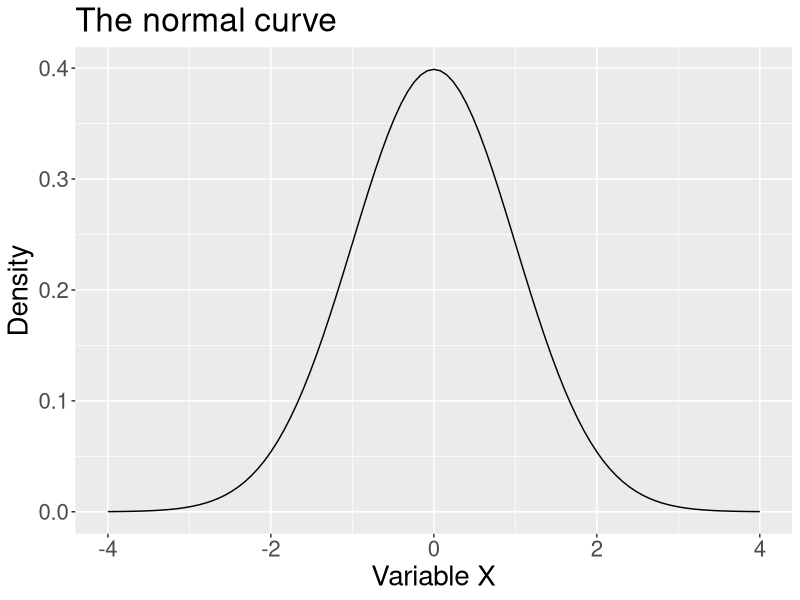
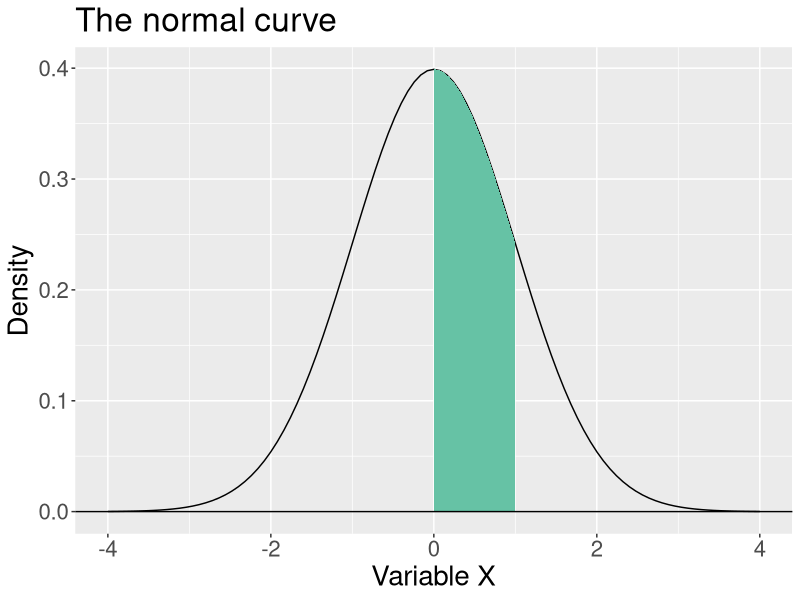
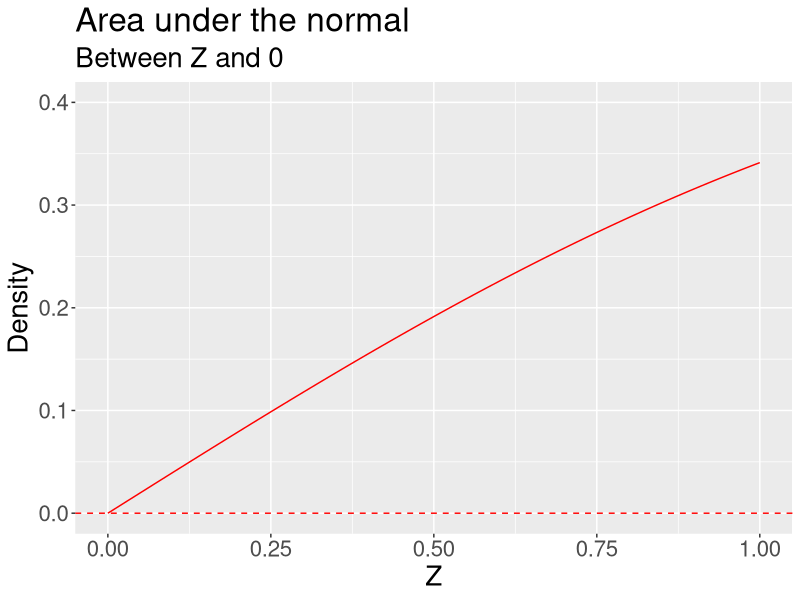
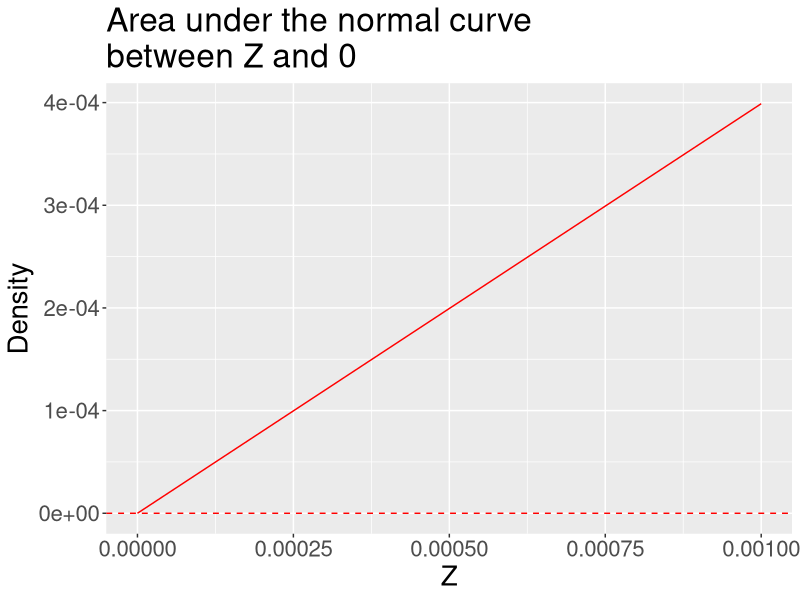
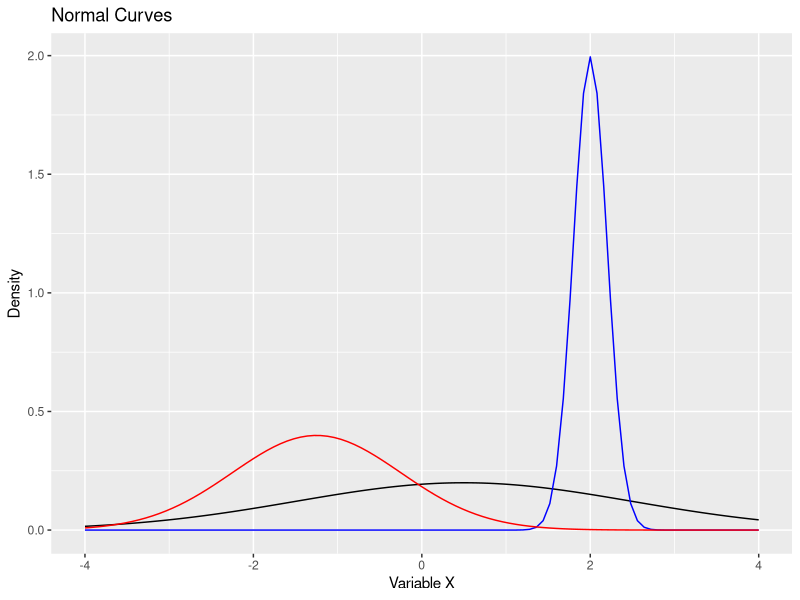
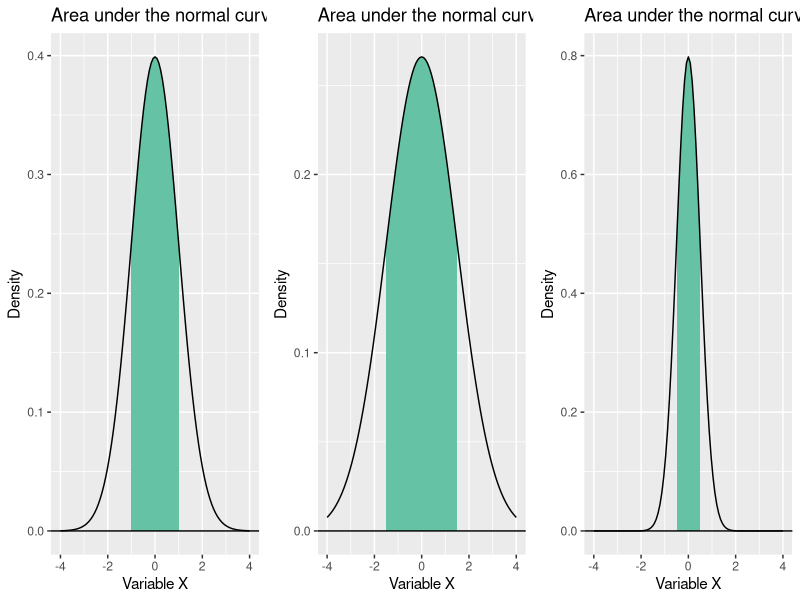
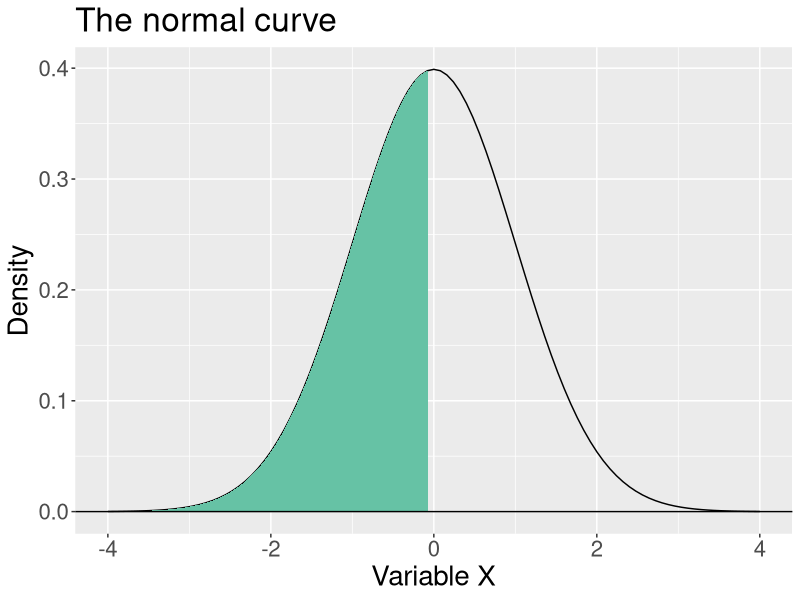
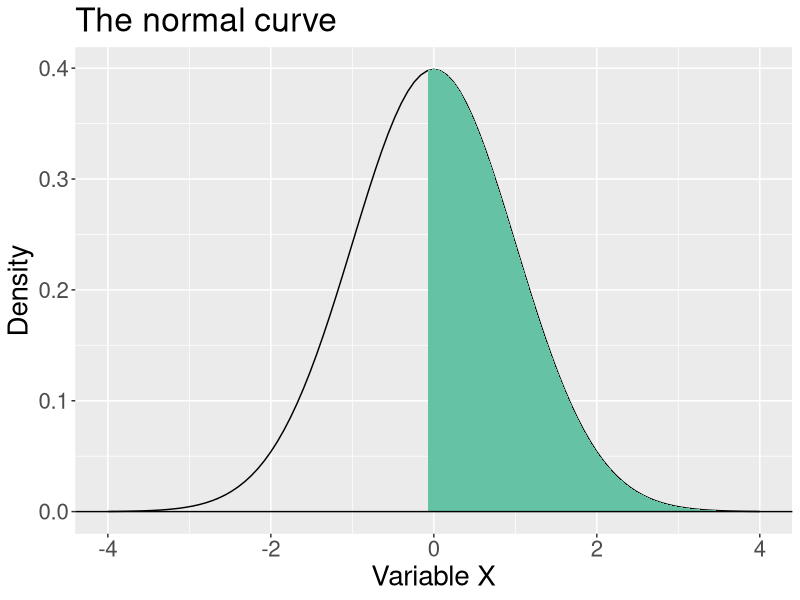

Here is the R script that generated these plots, in order:
## ---- chunk 1
library(tidyverse)
library(ggpubr)
library(knitr)
colors = RColorBrewer::brewer.pal(4, "Set2")
## ---- chunk 2
ggplot(data.frame(x = seq(-4, 4)), aes(x)) +
  stat_function(fun = function(x) dnorm(x)) +
  scale_x_continuous("Variable X") +
  scale_y_continuous("Density")+
  ggtitle("The normal curve") +
  theme(text = element_text(size = 20))
## ---- chunk 3
ggplot(data.frame(x = seq(-4, 4)), aes(x)) +
  stat_function(fun = function(x) dnorm(x)) + 
  stat_function(fun = function(x) dnorm(x) , 
                xlim = c(0, 1),
                geom = "area", fill = colors[1]) + 
  geom_hline(aes(yintercept = 0))+
  scale_x_continuous("Variable X") + scale_y_continuous("Density")+ggtitle("The normal curve") + theme(text = element_text(size =20))
## ---- chunk 4
ggplot(data.frame(x = seq(0, 1)), aes(x)) +
  stat_function(fun = function(x) pnorm(x)-.5, color = "red") + 
  geom_hline(aes(yintercept = 0), color = "red", linetype = "dashed")+
  scale_x_continuous("Z") +
  scale_y_continuous("Density", limits=c(0,.4)) +
  labs(title = "Area under the normal",
       subtitle = "Between Z and 0") + 
  theme(text = element_text(size = 20))

## ---- chunk 5
ggplot(data.frame(x = seq(0, .001, by =.00005)), aes(x)) +
  stat_function(fun = function(x) pnorm(x)-.5, color = "red") + 
  geom_hline(aes(yintercept = 0), color = "red", linetype = "dashed")+
  scale_x_continuous("Z") +
  scale_y_continuous("Density") +ggtitle("Area under the normal curve\nbetween Z and 0")+ theme(text = element_text(size = 20))

## ---- chunk 6
ggplot(data.frame(x = seq(-4, 4)), aes(x)) +
  stat_function(fun = function(x) dnorm(x, mean = .5, sd = 2)) +
  stat_function(fun = function(x) dnorm(x, mean = 2, sd = .2), color = "blue") +
  stat_function(fun = function(x) dnorm(x, mean = -1.25, sd = 1), color = "red") +
  scale_x_continuous("Variable X") +
  scale_y_continuous("Density") +
  ggtitle("Normal Curves")
## ---- chunk 7
p1 = ggplot(data.frame(x = seq(-4, 4)), aes(x)) +
stat_function(fun = function(x) dnorm(x) , 
                xlim = c(-1, 1),
                geom = "area", fill = colors[1]) +
  stat_function(fun = function(x) dnorm(x)) +
  geom_hline(aes(yintercept = 0)) +
  scale_x_continuous("Variable X") +
  scale_y_continuous("Density")+
  ggtitle("Area under the normal curve")

p2 = ggplot(data.frame(x = seq(-4, 4)), aes(x)) +
stat_function(fun = function(x) dnorm(x, sd = 1.5) , 
                xlim = c(-1.5, 1.5),
                geom = "area", fill = colors[1]) +
  stat_function(fun = function(x) dnorm(x, sd = 1.5)) +
  geom_hline(aes(yintercept = 0)) +
  scale_x_continuous("Variable X") +
  scale_y_continuous("Density")+
  ggtitle("Area under the normal curve")

p3 = ggplot(data.frame(x = seq(-4, 4)), aes(x)) +
stat_function(fun = function(x) dnorm(x, sd = .5) , 
                xlim = c(-.5, .5),
                geom = "area", fill = colors[1]) +
  stat_function(fun = function(x) dnorm(x, sd = .5)) +
  geom_hline(aes(yintercept = 0)) +
  scale_x_continuous("Variable X") +
  scale_y_continuous("Density")+
  ggtitle("Area under the normal curve")

ggarrange(p1, p2, p3, ncol = 3)
## ---- chunk 8
starwars[1:6,1:2]
## ---- chunk 9
starwars %>% 
  select(1:2) %>% 
  mutate_at(2, ~round(x = scale(.), digits = 2)) %>% 
  head(.) %>% 
  print(.)
## ---- chunk 10
pnorm(q = -.07, mean = 0, sd = 1)
## ---- chunk 11
ggplot(data.frame(x = seq(-4, 4)), aes(x)) +
  stat_function(fun = function(x) dnorm(x)) + 
  stat_function(fun = function(x) dnorm(x) , 
                xlim = c(-0.07, -4),
                geom = "area", fill = colors[1]) + 
  geom_hline(aes(yintercept = 0))+
  scale_x_continuous("Variable X") + scale_y_continuous("Density")+ggtitle("The normal curve") + theme(text = element_text(size =20))
## ---- chunk 12
1-pnorm(q = -.07, mean = 0, sd = 1)
## ---- chunk 13
ggplot(data.frame(x = seq(-4, 4)), aes(x)) +
  stat_function(fun = function(x) dnorm(x)) + 
  stat_function(fun = function(x) dnorm(x) , 
                xlim = c(-0.07, 4),
                geom = "area", fill = colors[1]) + 
  geom_hline(aes(yintercept = 0))+
  scale_x_continuous("Variable X") + scale_y_continuous("Density")+ggtitle("The normal curve") + theme(text = element_text(size =20))
## ---- chunk 14
pnorm(q = -2.25, mean = 0, sd = 1)
## ---- chunk 15
ggplot(data.frame(x = seq(-4, 4)), aes(x)) +
  stat_function(fun = function(x) dnorm(x)) + 
  stat_function(fun = function(x) dnorm(x) , 
                xlim = c(-2.25, -4),
                geom = "area", fill = colors[1]) + 
  geom_hline(aes(yintercept = 0))+
  scale_x_continuous("Variable X") + scale_y_continuous("Density")+ggtitle("The normal curve") + theme(text = element_text(size =20))
## ---- chunk 16
1-pnorm(q = -2.25, mean = 0, sd = 1)
## ---- chunk 17
ggplot(data.frame(x = seq(-4, 4)), aes(x)) +
  stat_function(fun = function(x) dnorm(x)) + 
  stat_function(fun = function(x) dnorm(x) , 
                xlim = c(-2.25, 4),
                geom = "area", fill = colors[1]) + 
  geom_hline(aes(yintercept = 0))+
  scale_x_continuous("Variable X") + scale_y_continuous("Density")+ggtitle("The normal curve") + theme(text = element_text(size =20))
